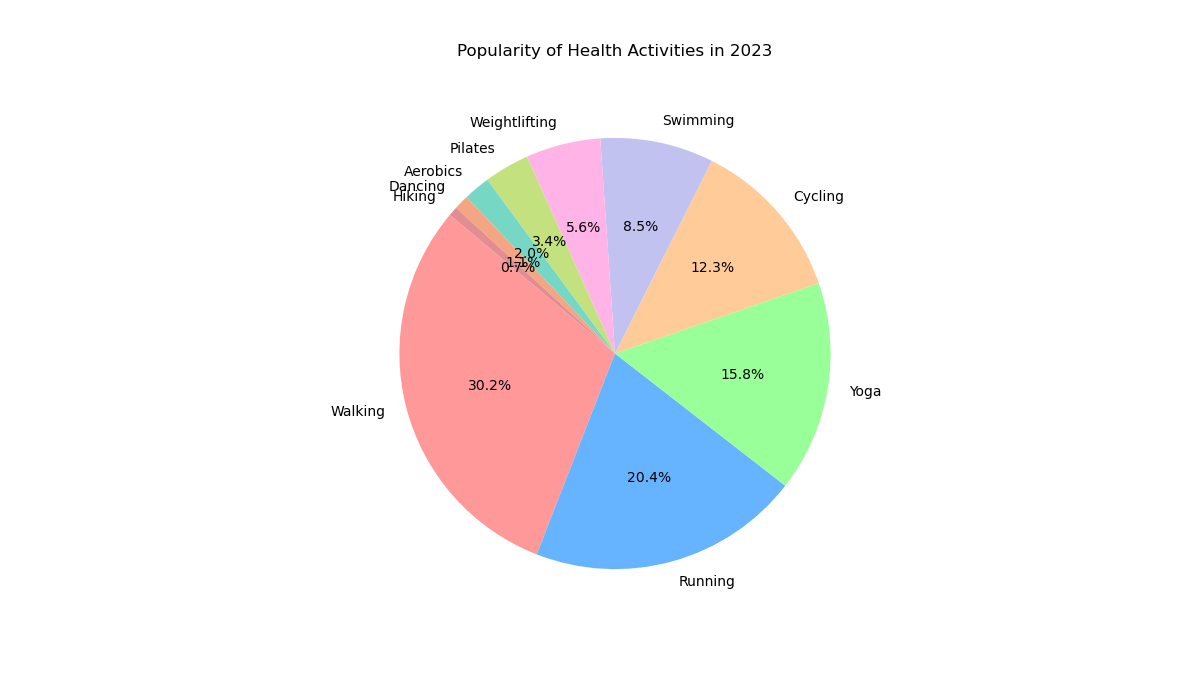

The Python source for this figure:

import matplotlib.pyplot as plt

# Data points
activities = [
    'Walking', 'Running', 'Yoga', 'Cycling', 'Swimming', 
    'Weightlifting', 'Pilates', 'Aerobics', 'Dancing', 'Hiking'
]

popularity = [
    30.2, 20.4, 15.8, 12.3, 8.5, 
    5.6, 3.4, 2.0, 1.1, 0.7
]

# Colors for each section
colors = [
    '#ff9999', '#66b3ff', '#99ff99', '#ffcc99', '#c2c2f0',
    '#ffb3e6', '#c4e17f', '#76d7c4', '#f4a582', '#e18d92'
]

# Resize the chart
plt.figure(figsize=(12, 7))

# Create the pie chart
plt.pie(popularity, labels=activities, colors=colors, autopct='%1.1f%%', startangle=140)

# Set the title
plt.title('Popularity of Health Activities in 2023', pad=20)

# Display the chart
plt.show()
